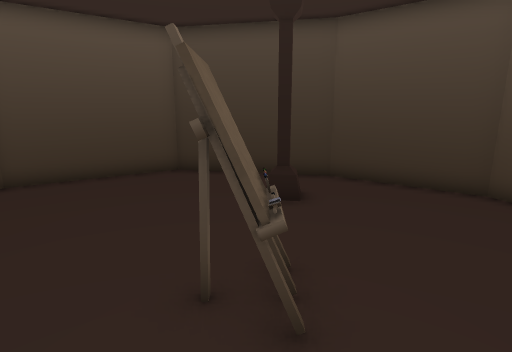
View 1 (above)

12 first-person views from a walk through a Unity game level. The camera is 1.2 m above the floor, tilts 12° down and sees 80° across. The floor is counted in squares, 0.5 m on a side. Each view is taken from the middle of a square. On the plan, view 1 faces up. The plan holds only what a view shows up to about 19 squares ahead; the rest is blank. The place goes on beyond the plan. The player is left out.

View 2
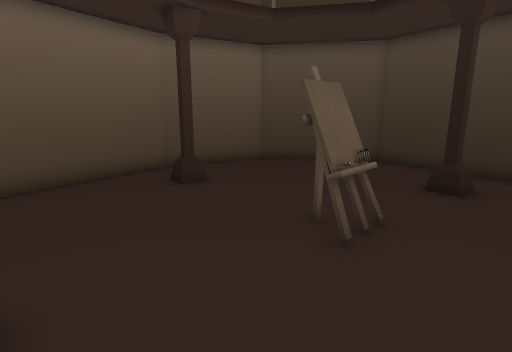

View 3
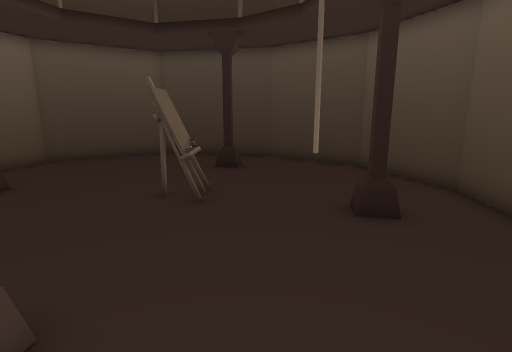

View 4
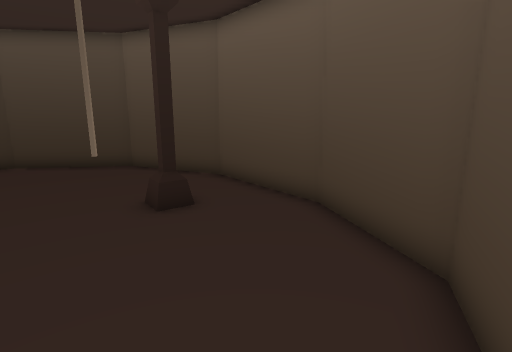

View 5
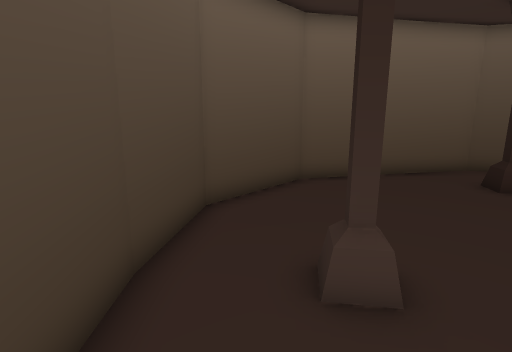

View 6
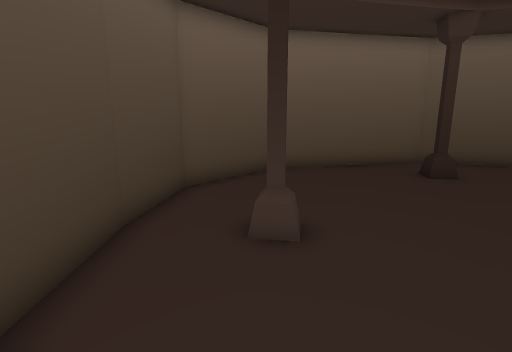

View 7
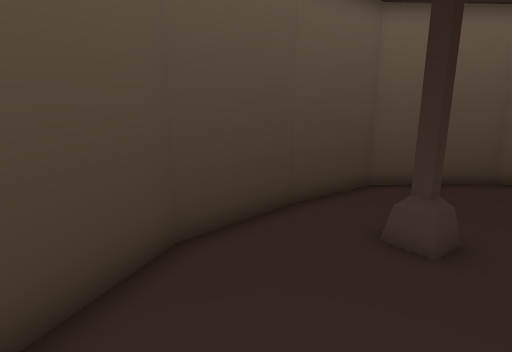

View 8
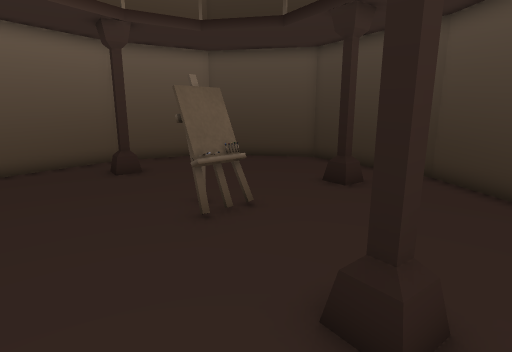

View 9
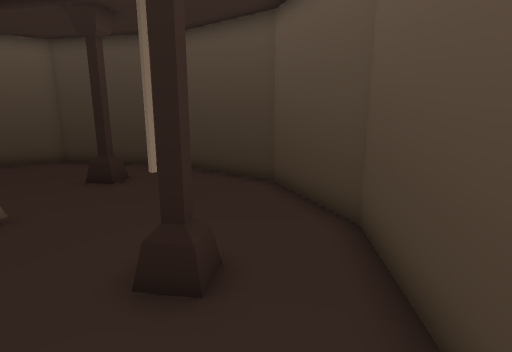

View 10
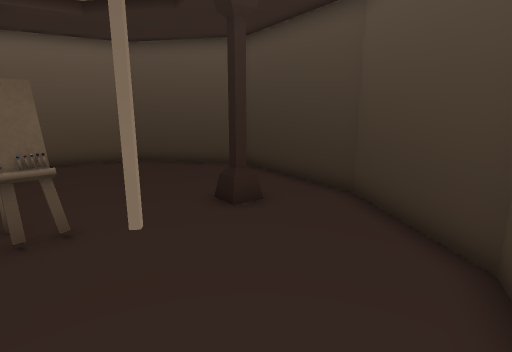

View 11
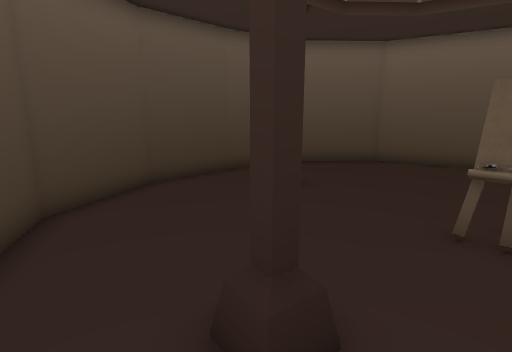

View 12
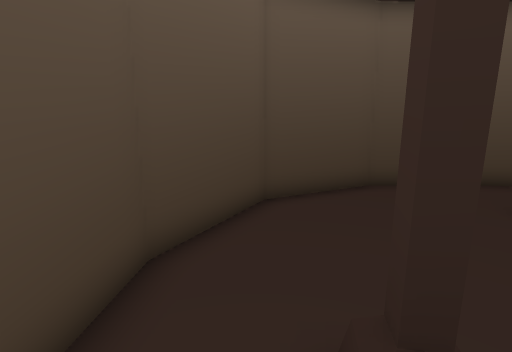

### Floor plan
Points are (right, up) in squares from view 1. A wall is a line through its corners. A room is listed if a view was taken in it or the views show most of it. See-through windows are left out.
Room 1 (views 1, 2, 3, 4, 5, 6, 7, 8, 9, 10, 11, 12)
walls: (-5.9, 3.6) (-6.5, 3.7); (-6, 4.2) (-6.1, 3.4); (4.5, 2.4) (5.3, 2.3); (4.7, 1.8) (4.8, 2.5); (5.1, 2.5) (5, 1.9) (4.5, 2); (-9.5, 4.7) (-7.8, -2.4) (-4.6, -5.3) (-1.1, -5.8); (-1.3, -5.8) (1.6, -5.8); (2.5, -5.7) (5.8, -4.1) (7.8, -0.6) (8.2, 4.2) (6.6, 8.4) (2.8, 11.3) (-2.9, 12.5); (-3.4, 12.5) (-8, 9.4) (-9.3, 4.7)
low walls: (-5.8, 4.2) (-5.9, 3.4) (-6.6, 3.5); (4.6, 2.6) (5.3, 2.5) (5.2, 1.7) (4.5, 1.8) (4.6, 2.6)
objects: other object (-1, 3) to (0, 4)

Where each view was taken, in squares from view 1:
view 1: 0 up, 0 right, facing up
view 2: 2 down, 3 right, facing up-left
view 3: 5 down, 2 right, facing up
view 4: 5 down, 1 right, facing up-right
view 5: 4 down, 3 right, facing left
view 6: 3 down, 5 right, facing left
view 7: 1 down, 5 right, facing down-left
view 8: 1 down, 6 right, facing up-left
view 9: 2 down, 6 right, facing up
view 10: 3 up, 7 right, facing up-left
view 11: 4 up, 7 right, facing down-left
view 12: 4 up, 6 right, facing down
